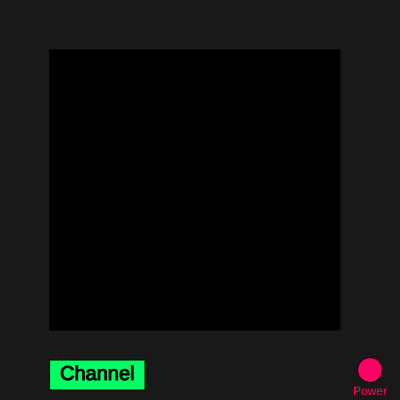
Frame 1 (no input)
Frame 60 (no input): identical to frame 1, image omitted
Frame 120 (the mouse pressed at the canvas centre since frame 60): identical to frame 1, image omitted

The p5.js sketch that drew this single still picture (run headless with seeded random() and noise() and a simulated clock; from frame 60 on, the mouse is pressed at the canvas centre):

// p5.js sketch
// ── sketch.js

let TVS = 0
 var a,b,w,h,centerX,centerY;
 var x,xspeed;
let r = 25
var x1,y1;


function setup() {
  createCanvas(400, 400);
  
  //rectangle channel values
  a = 50;
  b = 360;
  w = 145;
  h = 390;
  
  centerX = a+(r-a)/2.0;
  centerY = b+(h-b)/2.0;
  
  //motion circle values
  x=89
  xspeed = 2
  
  //random motion
x1 = 100
y1 = 100
}
  
function draw() {
  background(25);
  
  //TV screen
  fill(TVS);
  rectMode(CORNERS);
  rect(50,50,340,330);
  
  //power button
  push();
  fill(255,0,100);
  text('Power',353,395);
  pop();
  
    let d = dist(370,370,mouseX,mouseY);
  if (d<15) {
    p = color(150,0,100);
  } else {
    p = color(255,0,100);
  }
 
  fill(p);
  ellipseMode(CENTER);
  ellipse(370,370,25,25);
  
  
  //channel button
   if(mouseX > a && mouseX < w && mouseY > b && mouseY < h) {
    cc = color(0,150,100);
   } else {
     cc = color(0,255,100);
   }
  
  fill(cc);
  rect(a,b,w,h);
  
  push();
  fill(0);
  textSize(20);
  stroke(5);
  text('Channel',60,380);
  pop();
  
  //motion
  fill(0);
  ellipse(x,200,75,75);
  x+= xspeed;
  
 if(x-89 <= 0 || x+89>385){
  xspeed *= -1;
 }

//random motion
ellipse(x1,y1,25,25);

var r = floor(random(4));

  switch (r) {
    case 0:
      x1 = x1 + 2;
      break;
    case 1:
      x1 = x1 - 2;
      break;
    case 2: 
      y1 = y1 + 2;
      break;
    case 3:
      y1 = y1 - 2;
      break;
  }
  if (x1<89 || x1>385) {
     x1 = width/2
  }
  if (y1<95 || y1>370) {
    y1 = height/2
  }
}

function mousePressed() {
  let d = dist(370,370,mouseX,mouseY);
  if(d < 15) {
    TVS = 255;
    
  }
}
  
